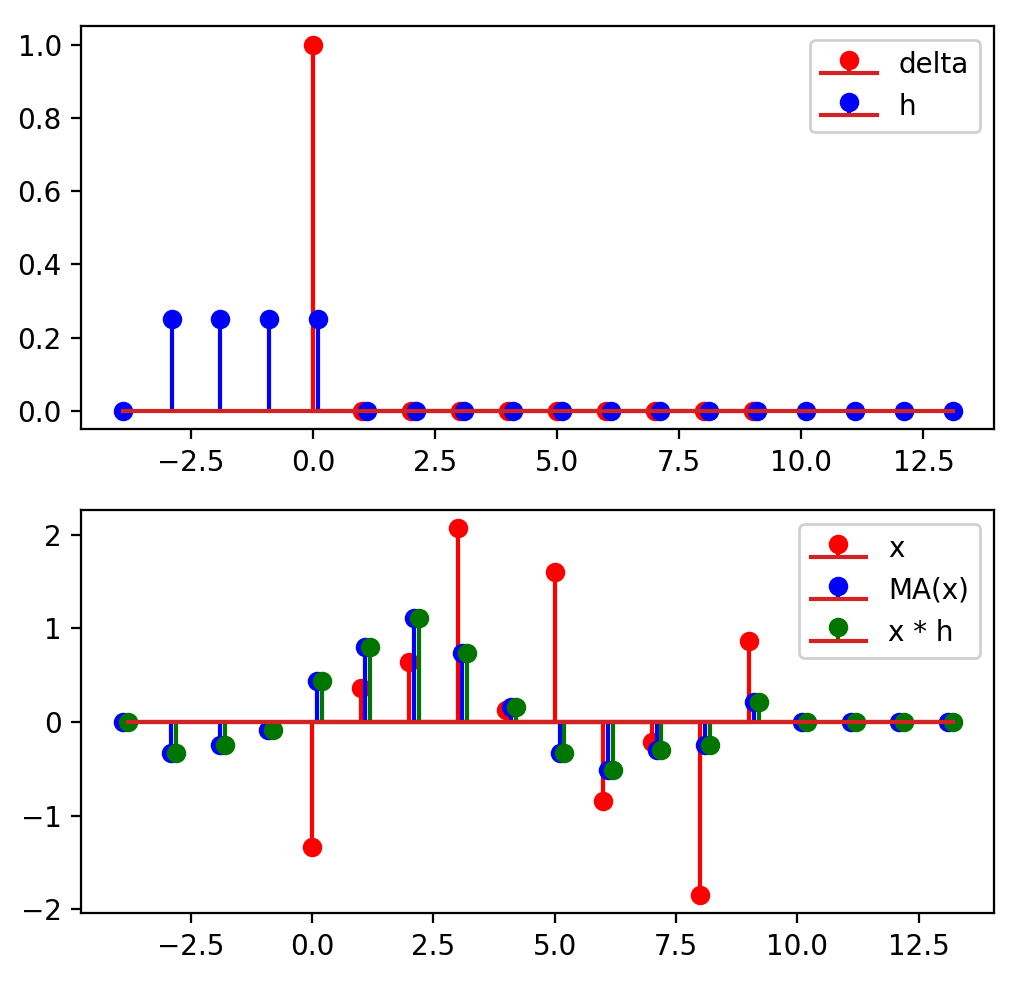

This chart was generated by the following Python code:
import numpy as np
import matplotlib.pyplot as plt

N = 10
l = 4
nIn = np.linspace(0, N - 1, N)
nOut = np.linspace(-l, N - 1 + l, N + 2 * l)


def MA(x, l):
    xpad = np.pad(x, (l, l))
    y = np.zeros_like(xpad)
    for n in range(x.size + l):
        y[n] = np.mean(xpad[n : n + l])
    return y


delta = np.eye(N)[0, :]
h = MA(delta, l)
x = np.random.randn(N)
y1 = MA(x, l)
y2 = np.convolve(x, h[: 2 * l + 1])

plt.subplot(211)
plt.stem(nIn, delta, linefmt="r", label="delta")
plt.stem(nOut + 0.1, h, linefmt="b", label="h")
plt.legend()
plt.subplot(212)
plt.stem(nIn, x, linefmt="r", label="x")
plt.stem(
    nOut + 0.1, y1, linefmt="b", label="MA(x)"
)
plt.stem(
    nOut + 0.2, y2, linefmt="g", label="x * h"
)
plt.legend()
plt.show()
